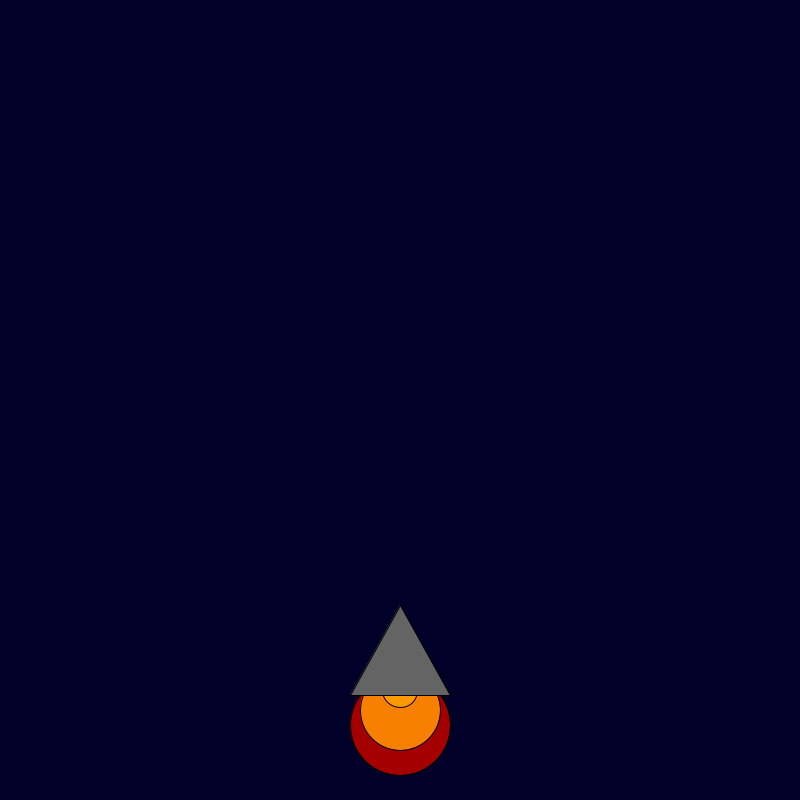
Frame 1 (no input)
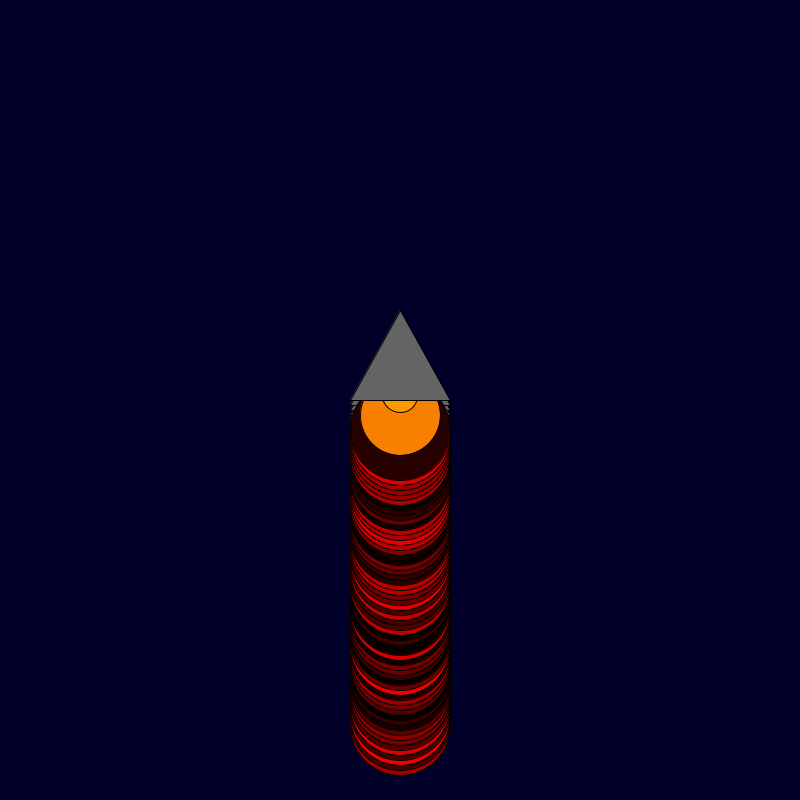
Frame 60 (the mouse pressed at the canvas centre just before this capture)
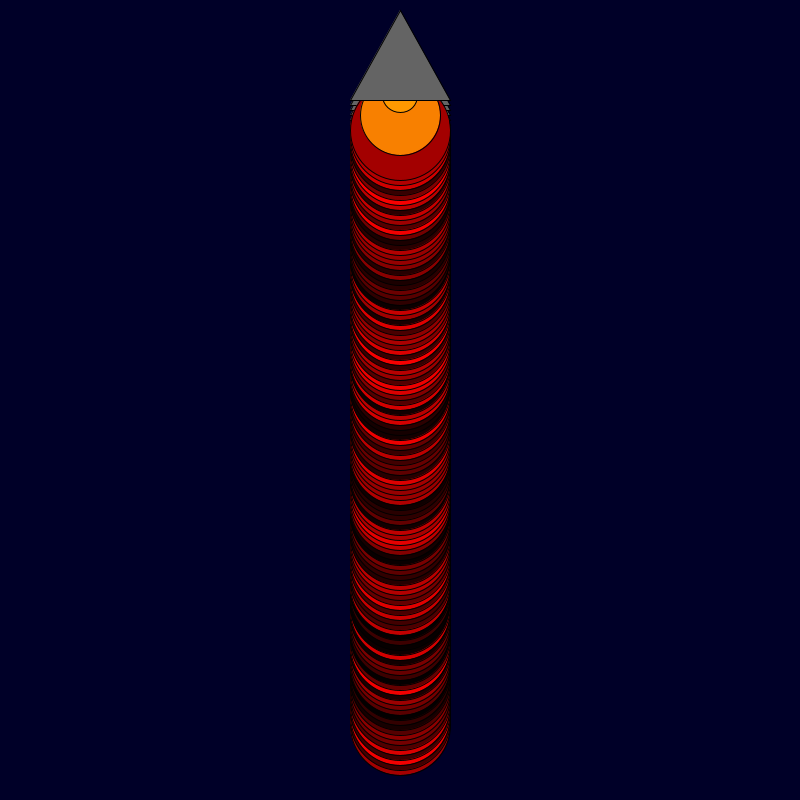
Frame 120 (the mouse held since frame 60 and released just before this capture)

The Processing sketch that drew these frames (run headless with seeded random() and noise(); from frame 60 on, the mouse is pressed at the canvas centre):

// Processing sketch: RocketShip
// ── RocketShip.pde
/* 1. Change the code below to make the rocket ship take off. */
/* 2. Add a moon and stars to the sky. */

int x = 400;
int y = 600;

void setup() {
  background(0, 0, 40);
  size(800, 800);
}

void draw() {
  y = y-5;
  fill(random(255), 0, 0);
  ellipse(x, y + 130, 100, 100);
  fill(248, 128, 0);
  ellipse(x, y + 115, 80, 80);
  fill(255, 153, 0);
  ellipse(x, y + 95, 35, 35);
  fill(100, 100, 100);
  triangle(x, y + 10, x + 50, y + 100, x - 50, y + 100);
}
